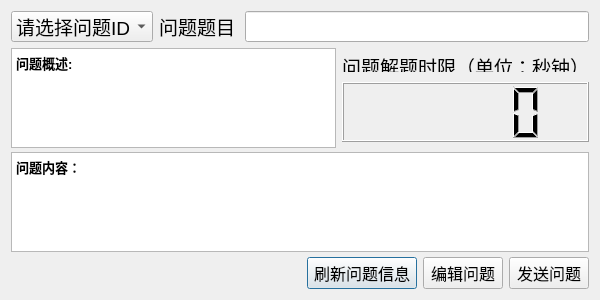
<?xml version="1.0" encoding="UTF-8"?>
<ui version="4.0">
 <class>SendQuestionDialog</class>
 <widget class="QDialog" name="SendQuestionDialog">
  <property name="geometry">
   <rect>
    <x>0</x>
    <y>0</y>
    <width>600</width>
    <height>300</height>
   </rect>
  </property>
  <property name="minimumSize">
   <size>
    <width>600</width>
    <height>300</height>
   </size>
  </property>
  <property name="maximumSize">
   <size>
    <width>600</width>
    <height>300</height>
   </size>
  </property>
  <property name="font">
   <font>
    <pointsize>14</pointsize>
   </font>
  </property>
  <property name="windowTitle">
   <string>提问学生 - TeachingRoom</string>
  </property>
  <property name="windowIcon">
   <iconset resource="icons.qrc">
    <normaloff>:/appFace/sendquestion</normaloff>:/appFace/sendquestion</iconset>
  </property>
  <property name="styleSheet">
   <string notr="true">background-image: url(:/appFace/bg);</string>
  </property>
  <layout class="QGridLayout" name="gridLayout">
   <item row="0" column="0">
    <layout class="QVBoxLayout" name="verticalLayout_2">
     <item>
      <layout class="QHBoxLayout" name="horizontalLayout_2">
       <item>
        <widget class="QComboBox" name="questionID">
         <property name="minimumSize">
          <size>
           <width>120</width>
           <height>0</height>
          </size>
         </property>
         <property name="maximumSize">
          <size>
           <width>200</width>
           <height>16777215</height>
          </size>
         </property>
         <property name="font">
          <font>
           <pointsize>14</pointsize>
          </font>
         </property>
         <item>
          <property name="text">
           <string>请选择问题ID</string>
          </property>
          <property name="icon">
           <iconset resource="icons.qrc">
            <normaloff>:/appFace/selectquestion</normaloff>:/appFace/selectquestion</iconset>
          </property>
         </item>
        </widget>
       </item>
       <item>
        <widget class="QLabel" name="label">
         <property name="minimumSize">
          <size>
           <width>80</width>
           <height>0</height>
          </size>
         </property>
         <property name="maximumSize">
          <size>
           <width>50</width>
           <height>16777215</height>
          </size>
         </property>
         <property name="font">
          <font>
           <pointsize>14</pointsize>
           <weight>50</weight>
           <bold>false</bold>
          </font>
         </property>
         <property name="text">
          <string>&lt;!DOCTYPE HTML PUBLIC &quot;-//W3C//DTD HTML 4.0//EN&quot; &quot;http://www.w3.org/TR/REC-html40/strict.dtd&quot;&gt;
&lt;html&gt;&lt;head&gt;&lt;meta name=&quot;qrichtext&quot; content=&quot;1&quot; /&gt;&lt;style type=&quot;text/css&quot;&gt;
p, li { white-space: pre-wrap; }
&lt;/style&gt;&lt;/head&gt;&lt;body style=&quot; font-family:'MS Shell Dlg 2'; font-size:14pt; font-weight:400; font-style:normal;&quot;&gt;
&lt;p style=&quot; margin-top:0px; margin-bottom:0px; margin-left:0px; margin-right:0px; -qt-block-indent:0; text-indent:0px;&quot;&gt;&lt;span style=&quot; font-family:'宋体'; color:#000000;&quot;&gt;问题题目&lt;/span&gt;&lt;/p&gt;&lt;/body&gt;&lt;/html&gt;</string>
         </property>
        </widget>
       </item>
       <item>
        <widget class="QLineEdit" name="questionTitle">
         <property name="minimumSize">
          <size>
           <width>0</width>
           <height>0</height>
          </size>
         </property>
         <property name="maximumSize">
          <size>
           <width>16777215</width>
           <height>16777215</height>
          </size>
         </property>
         <property name="font">
          <font>
           <pointsize>14</pointsize>
          </font>
         </property>
         <property name="contextMenuPolicy">
          <enum>Qt::NoContextMenu</enum>
         </property>
         <property name="text">
          <string/>
         </property>
         <property name="readOnly">
          <bool>true</bool>
         </property>
        </widget>
       </item>
      </layout>
     </item>
     <item>
      <layout class="QHBoxLayout" name="horizontalLayout">
       <item>
        <widget class="QTextBrowser" name="questionDescription">
         <property name="minimumSize">
          <size>
           <width>0</width>
           <height>100</height>
          </size>
         </property>
         <property name="maximumSize">
          <size>
           <width>16777215</width>
           <height>100</height>
          </size>
         </property>
         <property name="font">
          <font>
           <pointsize>14</pointsize>
          </font>
         </property>
         <property name="contextMenuPolicy">
          <enum>Qt::NoContextMenu</enum>
         </property>
         <property name="html">
          <string>&lt;!DOCTYPE HTML PUBLIC &quot;-//W3C//DTD HTML 4.0//EN&quot; &quot;http://www.w3.org/TR/REC-html40/strict.dtd&quot;&gt;
&lt;html&gt;&lt;head&gt;&lt;meta name=&quot;qrichtext&quot; content=&quot;1&quot; /&gt;&lt;style type=&quot;text/css&quot;&gt;
p, li { white-space: pre-wrap; }
&lt;/style&gt;&lt;/head&gt;&lt;body style=&quot; font-family:'MS Shell Dlg 2'; font-size:14pt; font-weight:400; font-style:normal;&quot;&gt;
&lt;p style=&quot; margin-top:0px; margin-bottom:0px; margin-left:0px; margin-right:0px; -qt-block-indent:0; text-indent:0px;&quot;&gt;&lt;span style=&quot; font-family:'宋体'; font-size:10pt; font-weight:600; color:#000000;&quot;&gt;问题概述:&lt;/span&gt;&lt;/p&gt;&lt;/body&gt;&lt;/html&gt;</string>
         </property>
        </widget>
       </item>
       <item>
        <layout class="QVBoxLayout" name="verticalLayout">
         <item>
          <widget class="QLabel" name="label_2">
           <property name="minimumSize">
            <size>
             <width>40</width>
             <height>20</height>
            </size>
           </property>
           <property name="maximumSize">
            <size>
             <width>16777215</width>
             <height>20</height>
            </size>
           </property>
           <property name="font">
            <font>
             <pointsize>12</pointsize>
            </font>
           </property>
           <property name="text">
            <string>&lt;!DOCTYPE HTML PUBLIC &quot;-//W3C//DTD HTML 4.0//EN&quot; &quot;http://www.w3.org/TR/REC-html40/strict.dtd&quot;&gt;
&lt;html&gt;&lt;head&gt;&lt;meta name=&quot;qrichtext&quot; content=&quot;1&quot; /&gt;&lt;style type=&quot;text/css&quot;&gt;
p, li { white-space: pre-wrap; }
&lt;/style&gt;&lt;/head&gt;&lt;body style=&quot; font-family:'MS Shell Dlg 2'; font-size:12pt; font-weight:400; font-style:normal;&quot;&gt;
&lt;p style=&quot; margin-top:0px; margin-bottom:0px; margin-left:0px; margin-right:0px; -qt-block-indent:0; text-indent:0px;&quot;&gt;&lt;span style=&quot; font-family:'宋体'; font-size:14pt; color:#000000;&quot;&gt;问题解题时限（单位：秒钟）&lt;/span&gt;&lt;/p&gt;&lt;/body&gt;&lt;/html&gt;</string>
           </property>
          </widget>
         </item>
         <item>
          <widget class="QLCDNumber" name="questionTimelimit">
           <property name="minimumSize">
            <size>
             <width>100</width>
             <height>60</height>
            </size>
           </property>
           <property name="maximumSize">
            <size>
             <width>16777215</width>
             <height>60</height>
            </size>
           </property>
          </widget>
         </item>
        </layout>
       </item>
      </layout>
     </item>
     <item>
      <widget class="QTextBrowser" name="questionContent">
       <property name="minimumSize">
        <size>
         <width>0</width>
         <height>100</height>
        </size>
       </property>
       <property name="maximumSize">
        <size>
         <width>16777215</width>
         <height>100</height>
        </size>
       </property>
       <property name="font">
        <font>
         <pointsize>14</pointsize>
        </font>
       </property>
       <property name="contextMenuPolicy">
        <enum>Qt::NoContextMenu</enum>
       </property>
       <property name="html">
        <string>&lt;!DOCTYPE HTML PUBLIC &quot;-//W3C//DTD HTML 4.0//EN&quot; &quot;http://www.w3.org/TR/REC-html40/strict.dtd&quot;&gt;
&lt;html&gt;&lt;head&gt;&lt;meta name=&quot;qrichtext&quot; content=&quot;1&quot; /&gt;&lt;style type=&quot;text/css&quot;&gt;
p, li { white-space: pre-wrap; }
&lt;/style&gt;&lt;/head&gt;&lt;body style=&quot; font-family:'MS Shell Dlg 2'; font-size:14pt; font-weight:400; font-style:normal;&quot;&gt;
&lt;p style=&quot; margin-top:0px; margin-bottom:0px; margin-left:0px; margin-right:0px; -qt-block-indent:0; text-indent:0px;&quot;&gt;&lt;span style=&quot; font-family:'宋体'; font-size:10pt; font-weight:600;&quot;&gt;问题内容：&lt;/span&gt;&lt;/p&gt;&lt;/body&gt;&lt;/html&gt;</string>
       </property>
      </widget>
     </item>
     <item>
      <layout class="QHBoxLayout" name="horizontalLayout_3">
       <item>
        <spacer name="horizontalSpacer">
         <property name="orientation">
          <enum>Qt::Horizontal</enum>
         </property>
         <property name="sizeHint" stdset="0">
          <size>
           <width>30</width>
           <height>20</height>
          </size>
         </property>
        </spacer>
       </item>
       <item>
        <widget class="QLabel" name="userNameLabel">
         <property name="minimumSize">
          <size>
           <width>250</width>
           <height>0</height>
          </size>
         </property>
         <property name="maximumSize">
          <size>
           <width>250</width>
           <height>16777215</height>
          </size>
         </property>
         <property name="font">
          <font>
           <pointsize>12</pointsize>
          </font>
         </property>
         <property name="text">
          <string/>
         </property>
        </widget>
       </item>
       <item>
        <widget class="QPushButton" name="refreshQuestionSetBtn">
         <property name="minimumSize">
          <size>
           <width>110</width>
           <height>0</height>
          </size>
         </property>
         <property name="maximumSize">
          <size>
           <width>90</width>
           <height>16777215</height>
          </size>
         </property>
         <property name="font">
          <font>
           <pointsize>12</pointsize>
          </font>
         </property>
         <property name="text">
          <string>刷新问题信息</string>
         </property>
        </widget>
       </item>
       <item>
        <widget class="QPushButton" name="editQuestionBtn">
         <property name="font">
          <font>
           <pointsize>12</pointsize>
          </font>
         </property>
         <property name="text">
          <string>编辑问题</string>
         </property>
        </widget>
       </item>
       <item>
        <widget class="QPushButton" name="sendQuesitonBtn">
         <property name="font">
          <font>
           <pointsize>12</pointsize>
          </font>
         </property>
         <property name="text">
          <string>发送问题</string>
         </property>
        </widget>
       </item>
      </layout>
     </item>
    </layout>
   </item>
  </layout>
 </widget>
 <tabstops>
  <tabstop>questionID</tabstop>
  <tabstop>sendQuesitonBtn</tabstop>
  <tabstop>editQuestionBtn</tabstop>
  <tabstop>questionTitle</tabstop>
  <tabstop>questionContent</tabstop>
  <tabstop>questionDescription</tabstop>
 </tabstops>
 <resources>
  <include location="icons.qrc"/>
 </resources>
 <connections/>
</ui>
